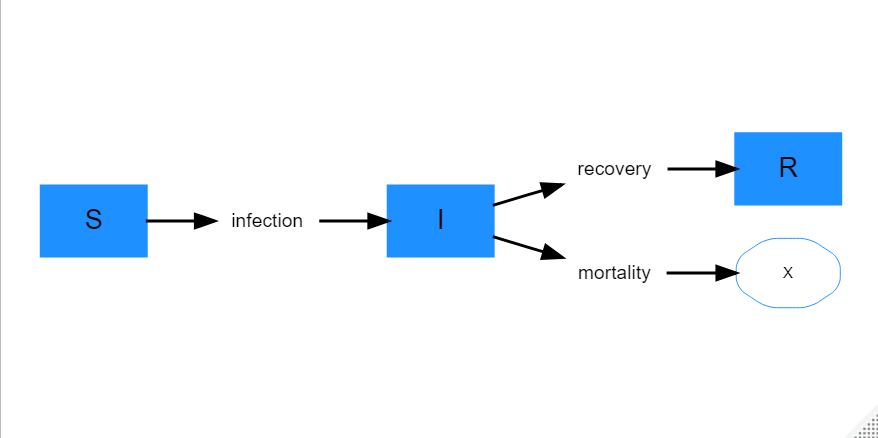

Here is the R script that generated this plot:
library(DiagrammeR)

grViz("digraph feedback {
         graph [rankdir = 'LR']
           node [shape = box, penwidth=2, fontname = 'Helvetica', style='filled', color='dodgerblue']
             S, I, R
           node [shape = none, fontsize=10, style='']
             infection, recovery, mortality
            node [shape = octagon, penwidth=0.5, style='rounded', fixedsize=25, fontsize=8]
             X
           edge [penwidth=1.5]
             S -> infection -> I
             I -> recovery -> R
             I -> mortality
             mortality -> X
}")
